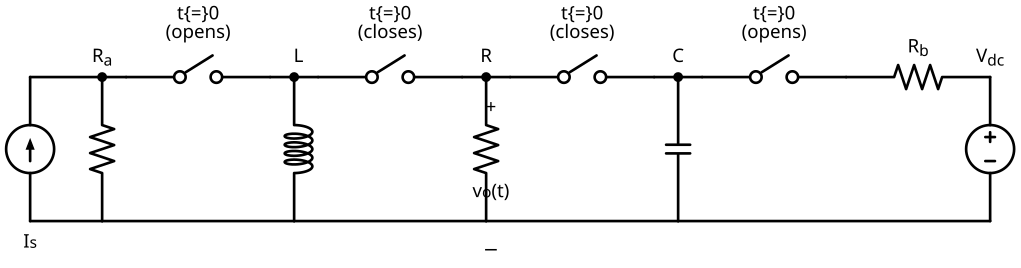

Here is the Python script that generated this plot:
"""Q5: Parallel RLC Natural Response — Four-switch circuit (Nilsson P8.11).

Topology: 4 SPST switches on the top rail divide the circuit into three sections.
t < 0: SW1, SW4 closed (left/right loops active); SW2, SW3 open (middle isolated).
       Left loop:  Is ∥ Ra ∥ L — inductor charges (short at DC).
       Right loop:  C in series with Rb + Vdc — capacitor charges to Vdc.
t = 0: SW1, SW4 open; SW2, SW3 close.
       → L ∥ R ∥ C source-free parallel RLC, v₀(t) across R.

Layout (left to right):
    Is  Ra  [SW1]  L  [SW2]  R(v₀)  [SW3]  C  [SW4]  Rb──Vdc
     |   |          |          |              |              |
     └───┴──────────┴──────────┴──────────────┴──────────────┘
"""
import schemdraw
import schemdraw.elements as elm

with schemdraw.Drawing(file='weekly/week10/diagrams/q5_parallel_rlc_natural_switches.svg') as d:
    d.config(unit=3.0, fontsize=14, font='sans-serif')

    # ── LEFT SECTION: Is ∥ Ra ─────────────────────────────────

    Is = d.add(elm.SourceI().up().label('$I_s$', loc='left', ofst=0.25))
    bot_is = Is.start
    top_is = Is.end

    d += elm.Line().right().length(1.5).at(top_is)
    d += elm.Dot()
    top_ra = d.here

    d.push()
    d.add(elm.Resistor().down().at(top_ra)
          .label('$R_a$', loc='right', ofst=0.2))
    bot_ra = d.here
    d.pop()

    # ── SW1 (closed at t<0 → opens at t=0) ───────────────────

    d += elm.Line().right().length(0.5)
    d.add(elm.Switch().right()
          .label('$t{=}0$\n(opens)', loc='top', ofst=(0, 0.25)))

    # ── L branch ─────────────────────────────────────────────

    d += elm.Line().right().length(0.5)
    d += elm.Dot()
    top_L = d.here

    d.push()
    d.add(elm.Inductor2(loops=4).down().at(top_L)
          .label('$L$', loc='right', ofst=0.2))
    bot_L = d.here
    d.pop()

    # ── SW2 (open at t<0 → closes at t=0) ────────────────────

    d += elm.Line().right().length(0.5)
    d.add(elm.Switch().right()
          .label('$t{=}0$\n(closes)', loc='top', ofst=(0, 0.25)))

    # ── R branch (with v₀ polarity) ──────────────────────────

    d += elm.Line().right().length(0.5)
    d += elm.Dot()
    top_R = d.here

    d.push()
    R = d.add(elm.Resistor().down().at(top_R)
              .label('$R$', loc='right', ofst=0.2))
    bot_R = d.here  # capture before Label elements move d.here
    d.add(elm.Label().at(top_R).label('+', loc='left', ofst=0.35))
    d.add(elm.Label().at(R.center)
          .label('$v_o(t)$', loc='left', ofst=0.6))
    d.add(elm.Label().at(bot_R).label('\u2212', loc='left', ofst=0.35))
    d.pop()

    # ── SW3 (open at t<0 → closes at t=0) ────────────────────

    d += elm.Line().right().length(0.5)
    d.add(elm.Switch().right()
          .label('$t{=}0$\n(closes)', loc='top', ofst=(0, 0.25)))

    # ── C branch ─────────────────────────────────────────────

    d += elm.Line().right().length(0.5)
    d += elm.Dot()
    top_C = d.here

    d.push()
    d.add(elm.Capacitor().down().at(top_C)
          .label('$C$', loc='right', ofst=0.2))
    bot_C = d.here
    d.pop()

    # ── SW4 (closed at t<0 → opens at t=0) ───────────────────

    d += elm.Line().right().length(0.5)
    d.add(elm.Switch().right()
          .label('$t{=}0$\n(opens)', loc='top', ofst=(0, 0.25)))

    # ── Rb (horizontal on top rail — no line underneath) ─────

    d.add(elm.Resistor().right()
          .label('$R_b$', loc='top', ofst=0.15))

    # ── Vdc (vertical, + on top) ─────────────────────────────

    d.add(elm.SourceV().down()
          .label('$V_{dc}$', loc='right', ofst=0.2)
          .reverse())
    bot_Vdc = d.here

    # ── BOTTOM RAIL (continuous) ──────────────────────────────

    d += elm.Line().right().at(bot_is).tox(bot_ra)
    d += elm.Line().right().tox(bot_L)
    d += elm.Line().right().tox(bot_R)
    d += elm.Line().right().tox(bot_C)
    d += elm.Line().right().tox(bot_Vdc)
